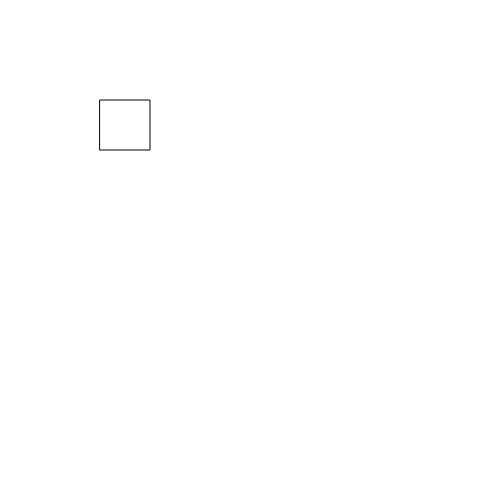
Frame 1 (no input)
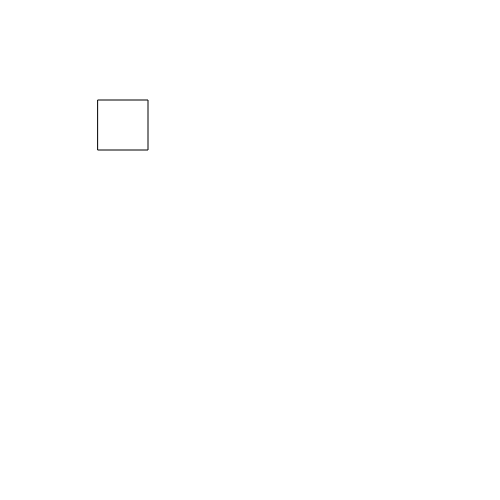
Frame 60 (no input)
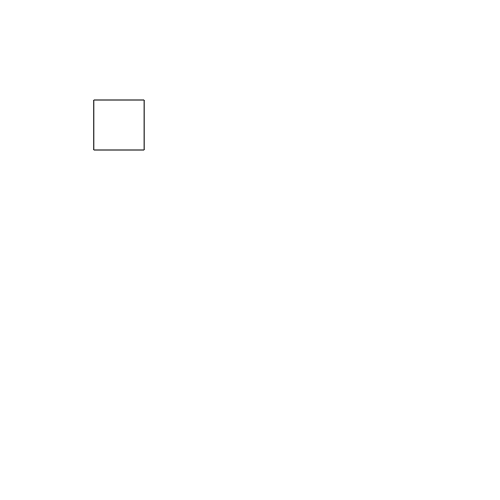
Frame 120 (the mouse pressed at the canvas centre since frame 60)

The p5.js sketch that drew these frames (run headless with seeded random() and noise() and a simulated clock; from frame 60 on, the mouse is pressed at the canvas centre):

// p5.js sketch
// ── sketch.js
var s;
function setup(){
  createCanvas(500,500);
  s= new Square(100,100);
}
function draw() {
  background(255);
  s.display();
  s.move();
}

function Square(tempX,tempY){
  this.x=tempX;
  this.y=tempY;
  this.s=50;
  this.display= function(){
    rect(this.x,this.y,this.s,this.s);
  };
  this.move=function(){
    this.x+=random(-3,3);
  };
}
